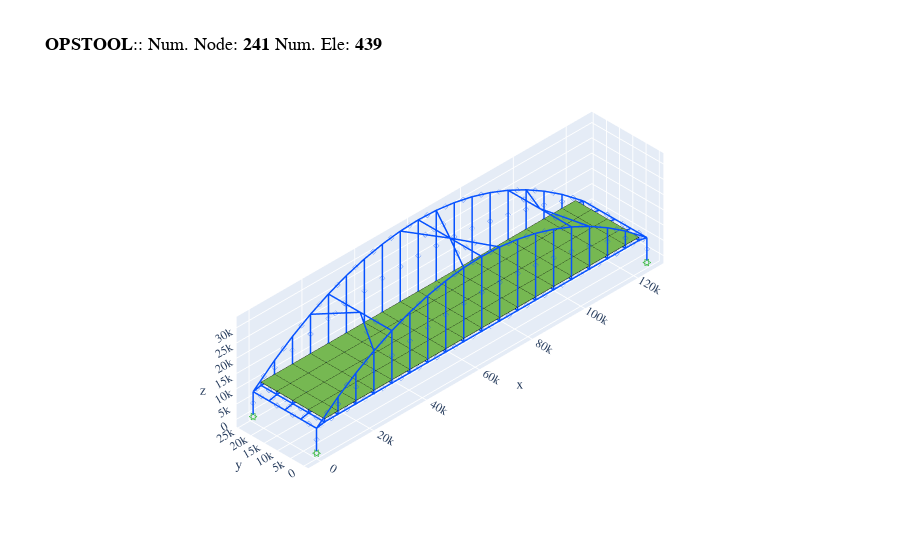

The cell this chart's notebook holds for it:
### Code cell
fig = opsvis.plot_model(odb_tag=1, show_outline=True)
# fig.show(renderer="jupyterlab")
# fig.show(renderer="notebook")
# fig.show(renderer="browser")
fig.show()  # for auto
# fig.write_html("**.html")

### Figure 1 — Plotly figure (JSON) as saved in the notebook; plotly's stock layout.template omitted (floating-point values rounded to 4 significant figures; data arrays with more than 128 entries replaced by an {"elided": "..."} marker saying what was removed)
{"data": [{"color": "#76b852", "hoverinfo": "skip", "i": {"elided": "144 int values"}, "j": {"elided": "144 int values"}, "k": {"elided": "144 int values"}, "name": "ShellMITC4", "opacity": 1, "type": "mesh3d", "x": {"elided": "288 int values"}, "y": {"elided": "288 int values"}, "z": {"elided": "288 int values"}}, {"connectgaps": false, "hoverinfo": "skip", "line": {"color": "black", "width": 1}, "mode": "lines", "name": "Edge", "type": "scatter3d", "x": {"elided": "432 int values"}, "y": {"elided": "432 int values"}, "z": {"elided": "432 int values"}}, {"connectgaps": false, "hoverinfo": "skip", "line": {"color": "#0652ff", "width": 3}, "mode": "lines", "name": "ElasticBeam3d", "type": "scatter3d", "x": {"elided": "1101 int values"}, "y": {"elided": "1101 int values"}, "z": {"elided": "1101 int values"}}, {"customdata": {"elided": "367 str values"}, "hovertemplate": "%{customdata}", "marker": {"color": "#0652ff", "size": 1.5, "symbol": "diamond-open"}, "mode": "markers", "name": "ElasticBeam3d", "type": "scatter3d", "x": {"elided": "367 int values"}, "y": {"elided": "367 int values"}, "z": {"elided": "367 float values"}}, {"customdata": ["eleTag: 368<br>connectedNodes:<br> [104 109 108 103]", "eleTag: 369<br>connectedNodes:<br> [103 108 107 102]", "eleTag: 370<br>connectedNodes:<br> [102 107 106 101]", "eleTag: 371<br>connectedNodes:<br> [101 106 105 100]", "eleTag: 372<br>connectedNodes:<br> [109 114 113 108]", "eleTag: 373<br>connectedNodes:<br> [108 113 112 107]", "eleTag: 374<br>connectedNodes:<br> [107 112 111 106]", "eleTag: 375<br>connectedNodes:<br> [106 111 110 105]", "eleTag: 376<br>connectedNodes:<br> [114 119 118 113]", "eleTag: 377<br>connectedNodes:<br> [113 118 117 112]", "eleTag: 378<br>connectedNodes:<br> [112 117 116 111]", "eleTag: 379<br>connectedNodes:<br> [111 116 115 110]", "eleTag: 380<br>connectedNodes:<br> [119 124 123 118]", "eleTag: 381<br>connectedNodes:<br> [118 123 122 117]", "eleTag: 382<br>connectedNodes:<br> [117 122 121 116]", "eleTag: 383<br>connectedNodes:<br> [116 121 120 115]", "eleTag: 384<br>connectedNodes:<br> [124 129 128 123]", "eleTag: 385<br>connectedNodes:<br> [123 128 127 122]", "eleTag: 386<br>connectedNodes:<br> [122 127 126 121]", "eleTag: 387<br>connectedNodes:<br> [121 126 125 120]", "eleTag: 388<br>connectedNodes:<br> [129 134 133 128]", "eleTag: 389<br>connectedNodes:<br> [128 133 132 127]", "eleTag: 390<br>connectedNodes:<br> [127 132 131 126]", "eleTag: 391<br>connectedNodes:<br> [126 131 130 125]", "eleTag: 392<br>connectedNodes:<br> [134 139 138 133]", "eleTag: 393<br>connectedNodes:<br> [133 138 137 132]", "eleTag: 394<br>connectedNodes:<br> [132 137 136 131]", "eleTag: 395<br>connectedNodes:<br> [131 136 135 130]", "eleTag: 396<br>connectedNodes:<br> [139 144 143 138]", "eleTag: 397<br>connectedNodes:<br> [138 143 142 137]", "eleTag: 398<br>connectedNodes:<br> [137 142 141 136]", "eleTag: 399<br>connectedNodes:<br> [136 141 140 135]", "eleTag: 400<br>connectedNodes:<br> [144 149 148 143]", "eleTag: 401<br>connectedNodes:<br> [143 148 147 142]", "eleTag: 402<br>connectedNodes:<br> [142 147 146 141]", "eleTag: 403<br>connectedNodes:<br> [141 146 145 140]", "eleTag: 404<br>connectedNodes:<br> [149 154 153 148]", "eleTag: 405<br>connectedNodes:<br> [148 153 152 147]", "eleTag: 406<br>connectedNodes:<br> [147 152 151 146]", "eleTag: 407<br>connectedNodes:<br> [146 151 150 145]", "eleTag: 408<br>connectedNodes:<br> [154 159 158 153]", "eleTag: 409<br>connectedNodes:<br> [153 158 157 152]", "eleTag: 410<br>connectedNodes:<br> [152 157 156 151]", "eleTag: 411<br>connectedNodes:<br> [151 156 155 150]", "eleTag: 412<br>connectedNodes:<br> [159 164 163 158]", "eleTag: 413<br>connectedNodes:<br> [158 163 162 157]", "eleTag: 414<br>connectedNodes:<br> [157 162 161 156]", "eleTag: 415<br>connectedNodes:<br> [156 161 160 155]", "eleTag: 416<br>connectedNodes:<br> [164 169 168 163]", "eleTag: 417<br>connectedNodes:<br> [163 168 167 162]", "eleTag: 418<br>connectedNodes:<br> [162 167 166 161]", "eleTag: 419<br>connectedNodes:<br> [161 166 165 160]", "eleTag: 420<br>connectedNodes:<br> [169 174 173 168]", "eleTag: 421<br>connectedNodes:<br> [168 173 172 167]", "eleTag: 422<br>connectedNodes:<br> [167 172 171 166]", "eleTag: 423<br>connectedNodes:<br> [166 171 170 165]", "eleTag: 424<br>connectedNodes:<br> [174 179 178 173]", "eleTag: 425<br>connectedNodes:<br> [173 178 177 172]", "eleTag: 426<br>connectedNodes:<br> [172 177 176 171]", "eleTag: 427<br>connectedNodes:<br> [171 176 175 170]", "eleTag: 428<br>connectedNodes:<br> [179 184 183 178]", "eleTag: 429<br>connectedNodes:<br> [178 183 182 177]", "eleTag: 430<br>connectedNodes:<br> [177 182 181 176]", "eleTag: 431<br>connectedNodes:<br> [176 181 180 175]", "eleTag: 432<br>connectedNodes:<br> [184 189 188 183]", "eleTag: 433<br>connectedNodes:<br> [183 188 187 182]", "eleTag: 434<br>connectedNodes:<br> [182 187 186 181]", "eleTag: 435<br>connectedNodes:<br> [181 186 185 180]", "eleTag: 436<br>connectedNodes:<br> [189 190 191 188]", "eleTag: 437<br>connectedNodes:<br> [188 191 192 187]", "eleTag: 438<br>connectedNodes:<br> [187 192 193 186]", "eleTag: 439<br>connectedNodes:<br> [186 193 194 185]"], "hovertemplate": "%{customdata}", "marker": {"color": "#76b852", "size": 1.5, "symbol": "diamond-open"}, "mode": "markers", "name": "ShellMITC4", "type": "scatter3d", "x": [5550, 5550, 5550, 5550, 11500, 11500, 11500, 11500, 18300, 18300, 18300, 18300, 25100, 25100, 25100, 25100, 31900, 31900, 31900, 31900, 38700, 38700, 38700, 38700, 45500, 45500, 45500, 45500, 52300, 52300, 52300, 52300, 59100, 59100, 59100, 59100, 65900, 65900, 65900, 65900, 72700, 72700, 72700, 72700, 79500, 79500, 79500, 79500, 86300, 86300, 86300, 86300, 93100, 93100, 93100, 93100, 99900, 99900, 99900, 99900, 106700, 106700, 106700, 106700, 113500, 113500, 113500, 113500, 119450, 119450, 119450, 119450], "y": [21000, 15000, 9000, 3000, 21000, 15000, 9000, 3000, 21000, 15000, 9000, 3000, 21000, 15000, 9000, 3000, 21000, 15000, 9000, 3000, 21000, 15000, 9000, 3000, 21000, 15000, 9000, 3000, 21000, 15000, 9000, 3000, 21000, 15000, 9000, 3000, 21000, 15000, 9000, 3000, 21000, 15000, 9000, 3000, 21000, 15000, 9000, 3000, 21000, 15000, 9000, 3000, 21000, 15000, 9000, 3000, 21000, 15000, 9000, 3000, 21000, 15000, 9000, 3000, 21000, 15000, 9000, 3000, 21000, 15000, 9000, 3000], "z": [9050, 9050, 9050, 9050, 9050, 9050, 9050, 9050, 9050, 9050, 9050, 9050, 9050, 9050, 9050, 9050, 9050, 9050, 9050, 9050, 9050, 9050, 9050, 9050, 9050, 9050, 9050, 9050, 9050, 9050, 9050, 9050, 9050, 9050, 9050, 9050, 9050, 9050, 9050, 9050, 9050, 9050, 9050, 9050, 9050, 9050, 9050, 9050, 9050, 9050, 9050, 9050, 9050, 9050, 9050, 9050, 9050, 9050, 9050, 9050, 9050, 9050, 9050, 9050, 9050, 9050, 9050, 9050, 9050, 9050, 9050, 9050]}, {"customdata": {"elided": "241 str values"}, "hovertemplate": "x: %{x}<br>y: %{y}<br>z: %{z} <br>nodeTag: %{customdata}", "marker": {"color": "#580f41", "size": 1e-05, "symbol": "circle"}, "mode": "markers", "name": "Nodes", "type": "scatter3d", "x": {"elided": "241 int values"}, "y": {"elided": "241 int values"}, "z": {"elided": "241 int values"}}, {"connectgaps": false, "hoverinfo": "skip", "line": {"color": "#15b01a", "width": 1}, "mode": "lines", "name": "BC", "type": "scatter3d", "x": [0, 0, 0, 0, 0, null, -745, 745, 745, -745, -745, null, -745, 745, 745, -745, -745, null, 125000, 125000, 125000, 125000, 125000, null, 124255, 125745, 125745, 124255, 124255, null, 124255, 125745, 125745, 124255, 124255, null, 0, 0, 0, 0, 0, null, -745, 745, 745, -745, -745, null, -745, 745, 745, -745, -745, null, 125000, 125000, 125000, 125000, 125000, null, 124255, 125745, 125745, 124255, 124255, null, 124255, 125745, 125745, 124255, 124255, null], "y": [-745, 745, 745, -745, -745, null, 0, 0, 0, 0, 0, null, -745, -745, 745, 745, -745, null, -745, 745, 745, -745, -745, null, 0, 0, 0, 0, 0, null, -745, -745, 745, 745, -745, null, 23255, 24745, 24745, 23255, 23255, null, 24000, 24000, 24000, 24000, 24000, null, 23255, 23255, 24745, 24745, 23255, null, 23255, 24745, 24745, 23255, 23255, null, 24000, 24000, 24000, 24000, 24000, null, 23255, 23255, 24745, 24745, 23255, null], "z": [0, 0, -1490, -1490, 0, null, 0, 0, -1490, -1490, 0, null, -745, -745, -745, -745, -745, null, 0, 0, -1490, -1490, 0, null, 0, 0, -1490, -1490, 0, null, -745, -745, -745, -745, -745, null, 0, 0, -1490, -1490, 0, null, 0, 0, -1490, -1490, 0, null, -745, -745, -745, -745, -745, null, 0, 0, -1490, -1490, 0, null, 0, 0, -1490, -1490, 0, null, -745, -745, -745, -745, -745, null]}], "layout": {"autosize": true, "font": {"family": "Arial, sans-serif"}, "scene": {"aspectmode": "data", "aspectratio": {"x": 1, "y": 1, "z": 1}, "camera": {"eye": {"x": -3.5, "y": -3.5, "z": 3.5}, "projection": {"type": "orthographic"}}}, "showlegend": false, "title": {"font": {"color": "black", "family": "courier", "size": 18}, "text": "<b>OPSTOOL</b>:: Num. Node: <b>241</b> Num. Ele: <b>439</b>"}}}
